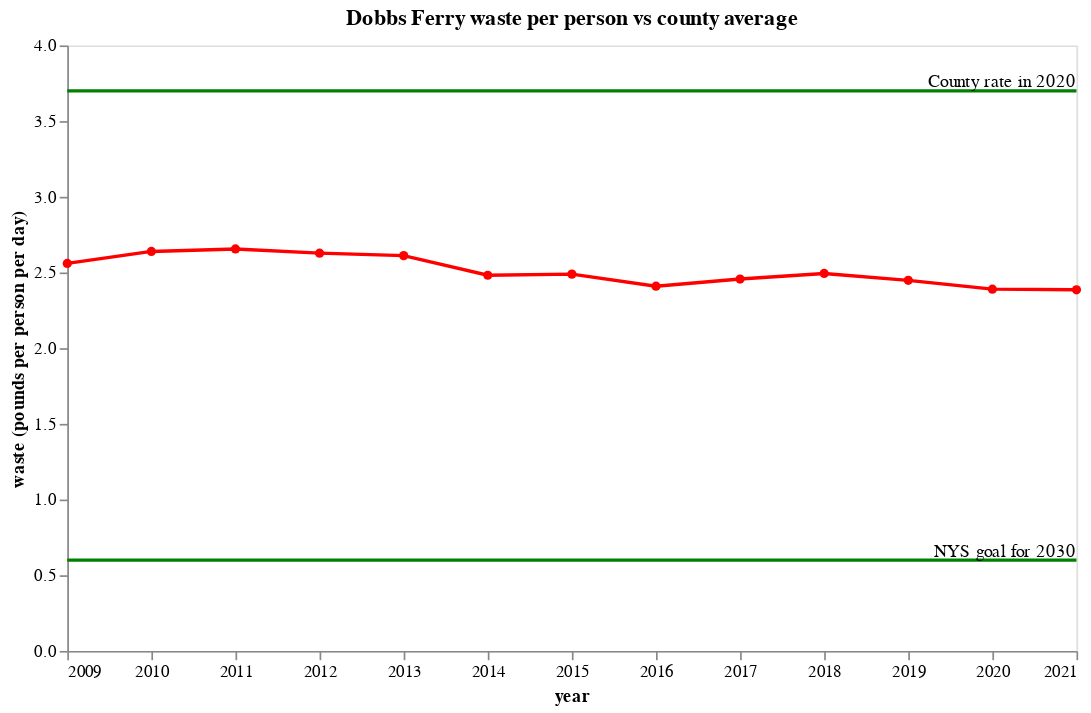

Notebook code cell kept with this figure:
### Markdown cell above
## Waste pounds per day

> The State’s Plan, “Beyond Waste,” challenged Planning Units to drastically reduce solid waste disposed (i.e., non-recyclable waste) to 0.6 pounds per person per day (“PPD”) by 2030. Westchester is working very hard to meet the State’s goal. In 2020, the County’s average of 3.7 PPD outperformed the New York State average of 4.5 PPD, as well as the national average of 4.9 PPD (2018 rate).

### Code cell
ppd_line = alt.Chart(DF_data).mark_line(color='red', point=alt.OverlayMarkDef(color="red")).encode(alt.X('year:Q', scale=alt.Scale(domain=[2014, 2020]), axis=alt.Axis(format=".0f")), y=WASTE_PPD)


goal_lines = plot_horizontal_with_label(3.7, DOMAIN, "County rate in 2020")
goal_lines = goal_lines + plot_horizontal_with_label(0.6, DOMAIN, "NYS goal for 2030")
(goal_lines + ppd_line).properties(
    title="Dobbs Ferry waste per person vs county average",
    width=600,
    height=360,
)

### Figure 1 — Vega-Lite specification as saved in the notebook (floating-point values rounded to 4 significant figures)
{"config": {"view": {"continuousWidth": 400, "continuousHeight": 300}}, "layer": [{"data": {"name": "empty"}, "mark": {"type": "rule", "color": "green", "size": 2}, "encoding": {"y": {"datum": 3.7}}}, {"data": {"name": "empty"}, "mark": {"type": "text", "align": "right", "baseline": "bottom"}, "encoding": {"text": {"datum": "County rate in 2020"}, "x": {"datum": 2021, "scale": {"domain": [2009, 2021]}}, "y": {"datum": 3.7}}}, {"layer": [{"data": {"name": "empty"}, "mark": {"type": "rule", "color": "green", "size": 2}, "encoding": {"y": {"datum": 0.6}}}, {"data": {"name": "empty"}, "mark": {"type": "text", "align": "right", "baseline": "bottom"}, "encoding": {"text": {"datum": "NYS goal for 2030"}, "x": {"datum": 2021, "scale": {"domain": [2009, 2021]}}, "y": {"datum": 0.6}}}]}, {"data": {"name": "data-fbdead5a56c314d574fca96ac59d9cbf"}, "mark": {"type": "line", "color": "red", "point": {"color": "red"}}, "encoding": {"x": {"axis": {"format": ".0f"}, "field": "year", "scale": {"domain": [2014, 2020]}, "type": "quantitative"}, "y": {"field": "waste (pounds per person per day)", "type": "quantitative"}}}], "height": 360, "title": "Dobbs Ferry waste per person vs county average", "width": 600, "$schema": "https://vega.github.io/schema/vega-lite/v4.17.0.json", "datasets": {"empty": [{}], "data-fbdead5a56c314d574fca96ac59d9cbf": [{"year": 2009, "curbside recycling (tons annual)": 1447.0, "organic waste (tons annual)": 2500.0, "bulk metal (tons annual)": 170.0, "e-waste (tons annual)": 25.0, "deposit containers (tons annual)": 110.0, "C&D & sludge (tons annual)": 235.0, "misc recycling (tons annual)": 10.0, "total recycling (tons annual)": 4497.0, "waste (tons annual)": 5075.0, "population": 10850.0, "recycling rate": 0.4698, "waste (pounds per person per day)": 2.56, "waste target (tons annual)": 5868.0}, {"year": 2010, "curbside recycling (tons annual)": 1430.0, "organic waste (tons annual)": 3450.0, "bulk metal (tons annual)": 61.0, "e-waste (tons annual)": 102.0, "deposit containers (tons annual)": 110.0, "C&D & sludge (tons annual)": 500.0, "misc recycling (tons annual)": 10.0, "total recycling (tons annual)": 5663.0, "waste (tons annual)": 5241.0, "population": 10880.0, "recycling rate": 0.5194, "waste (pounds per person per day)": 2.639, "waste target (tons annual)": 5701.0}, {"year": 2011, "curbside recycling (tons annual)": 1376.0, "organic waste (tons annual)": 3750.0, "bulk metal (tons annual)": 50.0, "e-waste (tons annual)": 37.0, "deposit containers (tons annual)": 110.0, "C&D & sludge (tons annual)": 3200.0, "misc recycling (tons annual)": 10.0, "total recycling (tons annual)": 8533.0, "waste (tons annual)": 5313.0, "population": 10960.0, "recycling rate": 0.6163, "waste (pounds per person per day)": 2.655, "waste target (tons annual)": 5533.0}, {"year": 2012, "curbside recycling (tons annual)": 1268.0, "organic waste (tons annual)": 3850.0, "bulk metal (tons annual)": 55.0, "e-waste (tons annual)": 51.0, "deposit containers (tons annual)": 110.0, "C&D & sludge (tons annual)": 299.0, "misc recycling (tons annual)": 5.0, "total recycling (tons annual)": 5638.0, "waste (tons annual)": 5273.0, "population": 10990.0, "recycling rate": 0.5167, "waste (pounds per person per day)": 2.628, "waste target (tons annual)": 5365.0}, {"year": 2013, "curbside recycling (tons annual)": 1270.0, "organic waste (tons annual)": 1020.0, "bulk metal (tons annual)": 50.0, "e-waste (tons annual)": 52.0, "deposit containers (tons annual)": 110.0, "C&D & sludge (tons annual)": 1520.0, "misc recycling (tons annual)": 7.0, "total recycling (tons annual)": 4029.0, "waste (tons annual)": 5274.0, "population": 11060.0, "recycling rate": 0.4331, "waste (pounds per person per day)": 2.611, "waste target (tons annual)": 5198.0}, {"year": 2014, "curbside recycling (tons annual)": 1336.0, "organic waste (tons annual)": 312.0, "bulk metal (tons annual)": 51.0, "e-waste (tons annual)": 59.0, "deposit containers (tons annual)": 110.0, "C&D & sludge (tons annual)": 60.0, "misc recycling (tons annual)": 5.0, "total recycling (tons annual)": 1933.0, "waste (tons annual)": 5030.0, "population": 11100.0, "recycling rate": 0.2776, "waste (pounds per person per day)": 2.482, "waste target (tons annual)": 5030.0}, {"year": 2015, "curbside recycling (tons annual)": 1338.0, "organic waste (tons annual)": 650.0, "bulk metal (tons annual)": 50.0, "e-waste (tons annual)": 41.0, "deposit containers (tons annual)": 146.0, "C&D & sludge (tons annual)": 59.0, "misc recycling (tons annual)": 5.0, "total recycling (tons annual)": 2289.0, "waste (tons annual)": 5060.0, "population": 11130.0, "recycling rate": 0.3115, "waste (pounds per person per day)": 2.489, "waste target (tons annual)": 4862.0}, {"year": 2016, "curbside recycling (tons annual)": 1281.0, "organic waste (tons annual)": 312.0, "bulk metal (tons annual)": 50.0, "e-waste (tons annual)": 50.0, "deposit containers (tons annual)": 146.0, "C&D & sludge (tons annual)": 120.0, "misc recycling (tons annual)": 7.0, "total recycling (tons annual)": 1966.0, "waste (tons annual)": 4881.0, "population": 11090.0, "recycling rate": 0.2871, "waste (pounds per person per day)": 2.409, "waste target (tons annual)": 4695.0}, {"year": 2017, "curbside recycling (tons annual)": 1306.0, "organic waste (tons annual)": 311.0, "bulk metal (tons annual)": 50.0, "e-waste (tons annual)": 39.0, "deposit containers (tons annual)": 146.0, "C&D & sludge (tons annual)": 60.0, "misc recycling (tons annual)": 6.0, "total recycling (tons annual)": 1918.0, "waste (tons annual)": 5001.0, "population": 11150.0, "recycling rate": 0.2772, "waste (pounds per person per day)": 2.457, "waste target (tons annual)": 4527.0}, {"year": 2018, "curbside recycling (tons annual)": 1241.0, "organic waste (tons annual)": 270.0, "bulk metal (tons annual)": 50.0, "e-waste (tons annual)": 34.0, "deposit containers (tons annual)": 146.0, "C&D & sludge (tons annual)": 50.0, "misc recycling (tons annual)": 4.0, "total recycling (tons annual)": 1795.0, "waste (tons annual)": 5000.0, "population": 10980.0, "recycling rate": 0.2642, "waste (pounds per person per day)": 2.493, "waste target (tons annual)": 4359.0}, {"year": 2019, "curbside recycling (tons annual)": 1292.0, "organic waste (tons annual)": 120.0, "bulk metal (tons annual)": 50.0, "e-waste (tons annual)": 31.0, "deposit containers (tons annual)": 146.0, "C&D & sludge (tons annual)": 120.0, "misc recycling (tons annual)": 5.0, "total recycling (tons annual)": 1764.0, "waste (tons annual)": 4930.0, "population": 11030.0, "recycling rate": 0.2635, "waste (pounds per person per day)": 2.448, "waste target (tons annual)": 4192.0}, {"year": 2020, "curbside recycling (tons annual)": 1335.0, "organic waste (tons annual)": 408.0, "bulk metal (tons annual)": 45.0, "e-waste (tons annual)": 27.0, "deposit containers (tons annual)": 146.0, "C&D & sludge (tons annual)": 140.0, "misc recycling (tons annual)": 0.0, "total recycling (tons annual)": 2101.0, "waste (tons annual)": 5042.0, "population": 11550.0, "recycling rate": 0.2941, "waste (pounds per person per day)": 2.39, "waste target (tons annual)": 4024.0}, {"year": 2021, "curbside recycling (tons annual)": 1324.0, "organic waste (tons annual)": 484.0, "bulk metal (tons annual)": 48.0, "e-waste (tons annual)": 27.0, "deposit containers (tons annual)": 143.0, "C&D & sludge (tons annual)": 0.0, "misc recycling (tons annual)": 0.0, "total recycling (tons annual)": 2026.0, "waste (tons annual)": 4991.0, "population": 11460.0, "recycling rate": 0.2887, "waste (pounds per person per day)": 2.386, "waste target (tons annual)": 3856.0}]}}
